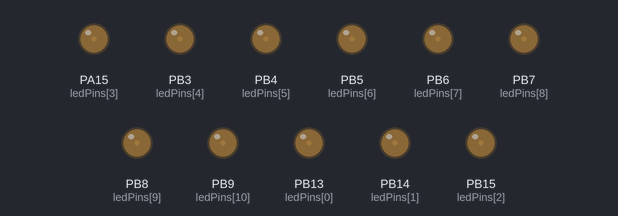
This sketch was run on a simulated STM32 Blue Pill. On the bench: output pins drawn as LEDs (lit = HIGH).

Above: at 0.15 s.
At 0.75 s:
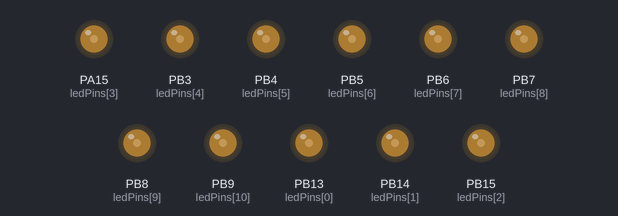
At 3.78 s:
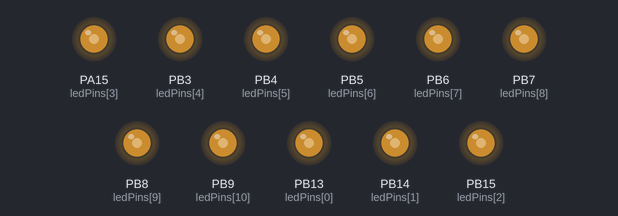
At 7.41 s:
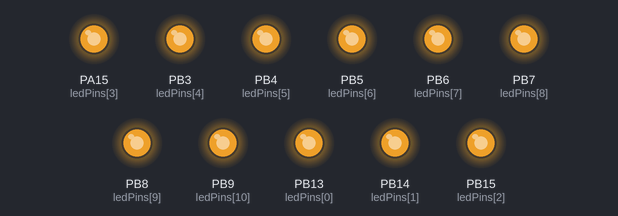
Timing chart, 0 to 7.3 s (numbered marks = the images above):
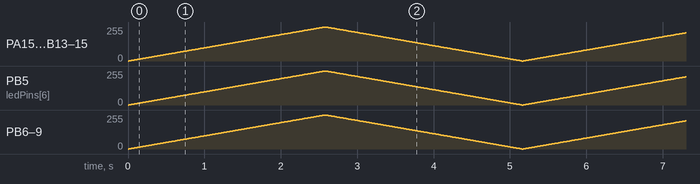

The sketch:

pwm_fadeIn_fadeOut.ino
```cpp
// Define your 14 target pins
const int ledPins[11] = {PB13, PB14, PB15, PA15, PB3, PB4, PB5, PB6, PB7, PB8, PB9};

//const uint8_t ledPin = 13;  // Pin 6 is backed by a FlexPWM module on Teensy 4.0
int brightness = 0;         // Current brightness (0 to 4095 for 12-bit resolution)
int fadeAmount = 20;        // Step size for smooth fading

void setup() {
  // Configure 12-bit PWM resolution (0 to 4095) for fine-grained control
  //analogWriteResolution(12);

  // Initialize all pins as outputs
  for (int i = 0; i < (int)(sizeof(ledPins) / sizeof(ledPins[0])); i++) {
    pinMode(ledPins[i], OUTPUT);
    // Set the FlexPWM hardware timer frequency to 5 kHz
    // (high enough to eliminate audible coil whine and visible flicker)
    //analogWriteFrequency(ledPins[i], 5000);
    analogWriteFrequency(5000);
  }
}

void loop() {
  // Example: Fade all 14 channels up simultaneously using hardware PWM
  for (int brightness = 0; brightness <= 255; brightness++) {
    for (int i = 0; i < (int)(sizeof(ledPins) / sizeof(ledPins[0])); i++) {
      analogWrite(ledPins[i], brightness);
    }
    delay(10); // Adjust speed of fade
  }

  // Fade down
  for (int brightness = 255; brightness >= 0; brightness--) {
    for (int i = 0; i < (int)(sizeof(ledPins) / sizeof(ledPins[0])); i++) {
      analogWrite(ledPins[i], brightness);
    }
    delay(10);
  }
}
```
